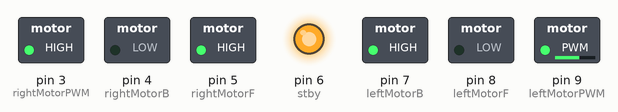
This sketch was run on a simulated Arduino Uno, built with avr-gcc and run on an emulated ATmega328P. Parts: switched loads named in the sketch (green lamp = pin HIGH), output pins drawn as LEDs (lit = HIGH).

Above: at 0.1 s.
Timing chart, 0 to 1.6 s (numbered marks = the images above):
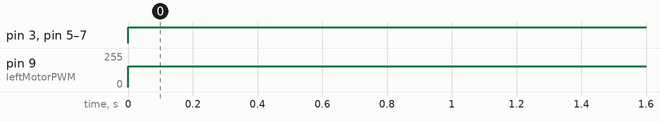

Measured:
- by itself, pin 3 (rightMotorPWM), pin 5 (rightMotorF), pin 6 (stby), pin 7 (leftMotorB): LOW → HIGH at 0.00 s
- by itself, pin 9 (leftMotorPWM): 0/255 → 155/255 at 0.00 s

The sketch:

pwmmotortesting.ino
```cpp
#define rightMotorF 5
#define rightMotorB 4
#define rightMotorPWM 3
#define leftMotorF 8
#define leftMotorB 7
#define leftMotorPWM 9
#define stby 6

void setup() {
  // put your setup code here, to run once:
  pinMode(10, INPUT);
  pinMode(11, INPUT);
  pinMode(rightMotorF, OUTPUT);
  pinMode(rightMotorB, OUTPUT);
  pinMode(rightMotorPWM, OUTPUT);
  pinMode(leftMotorF, OUTPUT);
  pinMode(leftMotorB, OUTPUT);
  pinMode(leftMotorPWM, OUTPUT);
  pinMode(stby,OUTPUT);

}

void loop() {
  // put your main code here, to run repeatedly:
analogWrite(leftMotorPWM,155);
analogWrite(rightMotorPWM,255);
  digitalWrite(leftMotorB,HIGH);
digitalWrite(leftMotorF,LOW);
digitalWrite(rightMotorB,LOW);
digitalWrite(rightMotorF,HIGH);
 digitalWrite(stby,HIGH);

}
```
